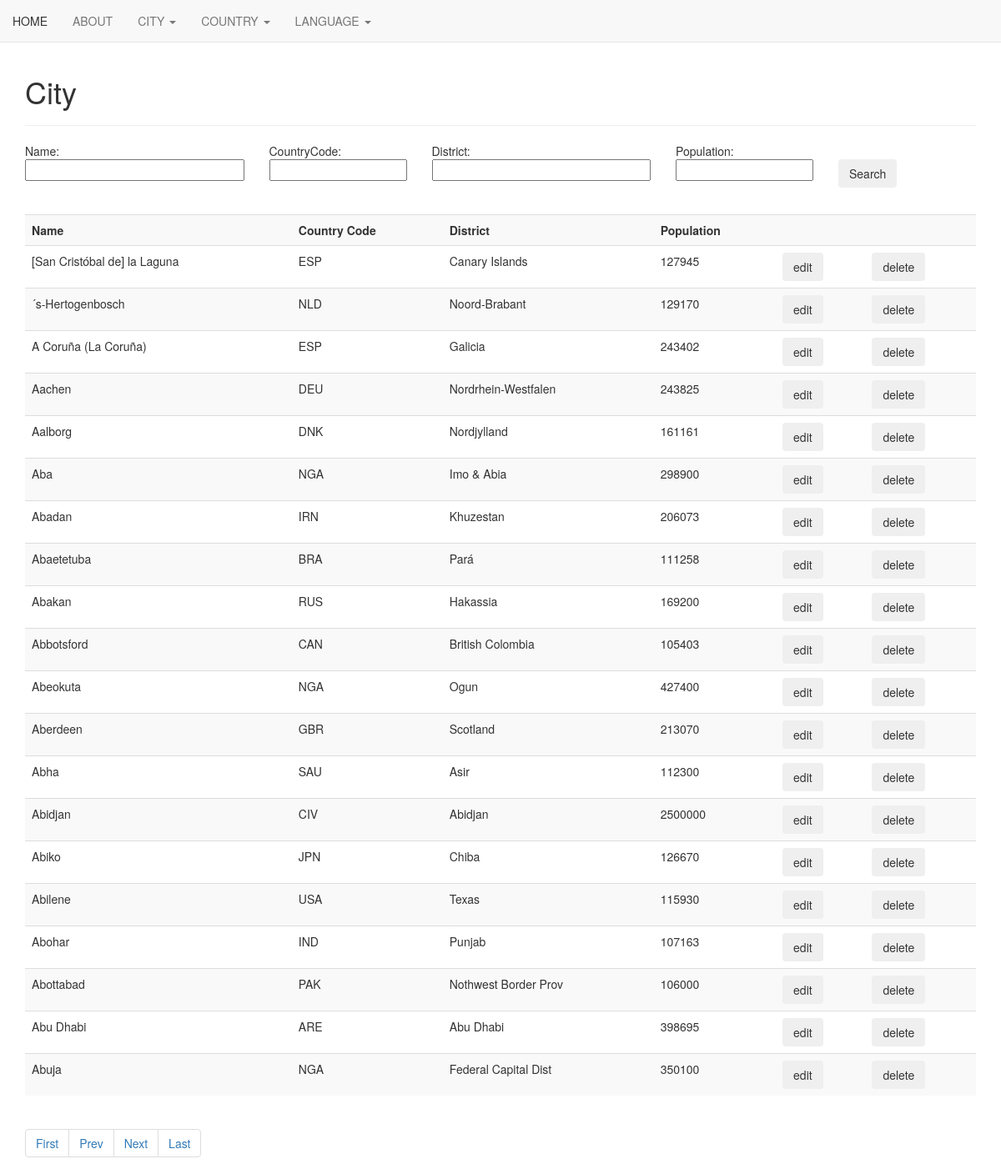
/World/tableCity/queryCity.php, run on the app's committed database.
### tables this page shows
CREATE TABLE `city` (
  `ID` int(4) NOT NULL,
  `Name` varchar(35) NOT NULL DEFAULT '',
  `CountryCode` char(3) NOT NULL DEFAULT '',
  `District` varchar(20) NOT NULL DEFAULT '',
  `Population` int(11) NOT NULL DEFAULT '0'
);

### World/tableCity/config.php (called while the page is built, shortened)
<?php
    $fields = array("name", "countrycode", "district", "population");
?>

### World/tableCity/queryCity.php (the view, shortened to what this page needs)
<!DOCTYPE html>
<html>
    <head>
    <link rel="stylesheet" href="https://maxcdn.bootstrapcdn.com/bootstrap/3.4.0/css/bootstrap.min.css">
    <link rel="stylesheet" href="queryCity.css">
    </head>
    <body>
    <?php include '../mynavbar.php'; ?>
    <br>
        <div class="container">
        <h1 class="display-4">City</h1>
            <hr>
            <form action="queryCity.php" method="GET">
                <div class = "row">
                    <div class="col-sm-3">Name: &nbsp;&nbsp;<input id= "searchdetailbox" type="text" name = "name"></div>
                    <div class="col-sm-2">CountryCode: &nbsp;<input id= "searchdetailbox" type="text" name="countrycode"></div>
                    <div class="col-sm-3">District: &nbsp;<input id= "searchdetailbox" type="text" name="district"></div>
                    <div class="col-sm-2">Population: <input id= "searchdetailbox" type="text" name="population">&nbsp;</div>
                    <div class="col-sm-2" id="searchbox">
                        <button class=" submit-button btn btn-outline-secondary">Search</button>
                    </div>
                </div>
            </form>
            <br>
            <?php
                include 'config.php';
                echo "<table class='table table-striped'>";
                echo "<tr>";
                    printTableHeadingData("Name");
                echo "</tr>";
                $result = $conn->query(sqlCount($fields));
                $row = ($result->fetch_assoc());
                $total = $row["count"];
                $limit = 20;
                $total_pages = ceil($total / $limit);
                if (isset($_GET['pageno'])) {
                    $pageno = $_GET['pageno'];
                }
                else
                    $pageno = 1;
                $offset = ($pageno-1) * $limit;
                if (searchbarEmpty())
                    $sql = "SELECT * FROM city ORDER by Name LIMIT $offset, $limit;";
                $result = $conn->query($sql);
                printTableRows($result);
                echo "</table>";
                function printTableRows($result) {
                    if ($result->num_rows > 0) {
                        while($row = $result->fetch_assoc()) {
                            echo "<tr>";
                                $ID = $row["ID"];
                                printTableRowData($row["Name"]);
                                $editbutton = "<form action='editCity.php' method='POST'>";
                                $editbutton .= "<button name='ID' class='submit-button  btn btn-outline-secondary' value=$ID>edit</button>";
                                $editbutton .= "</form>";
                                $deletebutton = "<form action='deleteCity.php' method='POST'>";
                                $deletebutton .= "<button name='ID' class='submit-button  btn btn-outline-secondary' value=$ID>delete</button>";
                                $deletebutton .= "</form>";
                            echo "</tr>";
                        }
                    }
                }
                function sqlCount($fields) {
                    if (searchbarEmpty())
                        $sql = "SELECT COUNT(*) as count FROM city ORDER by Name;";
                    return $sql;
                }
                function printTableHeadingData($rowdata) {
                    echo "<th>";
                        echo $rowdata;
                    echo "</th>";
                }
                function printTableRowData($rowdata) {
                    echo "<td>";
                        echo $rowdata;
                    echo "</td>";
                }
                function searchbarEmpty() {
                    $fields = array("name", "countrycode", "district", "population");
                    return true;
                }
                function echoGetRequest() {
                    $name = $_GET["name"];
                    $countrycode = $_GET["countrycode"];
                    $district = $_GET["district"];
                    $population = $_GET["population"];
                    echo "&name=$name&countrycode=$countrycode&district=$district&population=$population";
                }
        echo '<ul class="pagination">';
        echo "<li>";
            echo '<a href="?pageno=1';
            echoGetRequest();
            echo '">First</a>';
        echo "</li> &nbsp";
        echo '<li>';
            echo '<a href="';
            if ($pageno <= 1) {
                echo '?pageno='.$pageno;
        } else {
            echo "?pageno=".($pageno - 1);
        }
            echo '">Prev</a>';
        echo "</li> &nbsp";
        echo '<li>';
            echo '<a href="';
            if ($pageno >= $total_pages)
                echo "?pageno=".($pageno);
            else
                echo "?pageno=".($pageno+1);
            echo '">Next</a>';
        echo '</li> &nbsp';
        echo '<li>';
            echo '<a href="?pageno=';
            echo $total_pages;
            echo '">Last</a>';
        echo '</li>';
        echo '</ul>';
        echo "</div>";
        ?>
    </body>
</html>

### World/tableCity/queryCity.css (style rules this page uses)
#searchdetailbox { width:100%; }
#searchbox { margin-top: 20px; }

### World/mynavbar.css (style rules this page uses)
@media only screen and (min-width: 768px) { body { margin-top: 50px; } }

### World/tableCity/queryCity.php (style rules this page uses)
.pagination { justify-content: center; }

### data on the page
city: Name "[San Cristóbal de] la Laguna ESP Canary Islands 127945", $ID 698 (drawn)
city: Name "´s-Hertogenbosch NLD Noord-Brabant 129170", $ID 20 (drawn)
city: Name "A Coruña (La Coruña) ESP Galicia 243402", $ID 670 (drawn)
city: Name "Aachen DEU Nordrhein-Westfalen 243825", $ID 3097 (drawn)
city: Name "Aalborg DNK Nordjylland 161161", $ID 3318 (drawn)
city: Name "Aba NGA Imo & Abia 298900", $ID 2760 (drawn)
city: Name "Abadan IRN Khuzestan 206073", $ID 1404 (drawn)
city: Name "Abaetetuba BRA Pará 111258", $ID 395 (drawn)
city: Name "Abakan RUS Hakassia 169200", $ID 3683 (drawn)
city: Name "Abbotsford CAN British Colombia 105403", $ID 1849 (drawn)
city: Name "Abeokuta NGA Ogun 427400", $ID 2747 (drawn)
city: Name "Aberdeen GBR Scotland 213070", $ID 478 (drawn)
city: Name "Abha SAU Asir 112300", $ID 3191 (drawn)
city: Name "Abidjan CIV Abidjan 2500000", $ID 2812 (drawn)
city: Name "Abiko JPN Chiba 126670", $ID 1703 (drawn)
city: Name "Abilene USA Texas 115930", $ID 3989 (drawn)
city: Name "Abohar IND Punjab 107163", $ID 1309 (drawn)
city: Name "Abottabad PAK Nothwest Border Prov 106000", $ID 2866 (drawn)
city: Name "Abu Dhabi ARE Abu Dhabi 398695", $ID 65 (drawn)
city: Name "Abuja NGA Federal Capital Dist 350100", $ID 2754 (drawn)

### other printed values
$rowdata "Name Country Code District Population"
